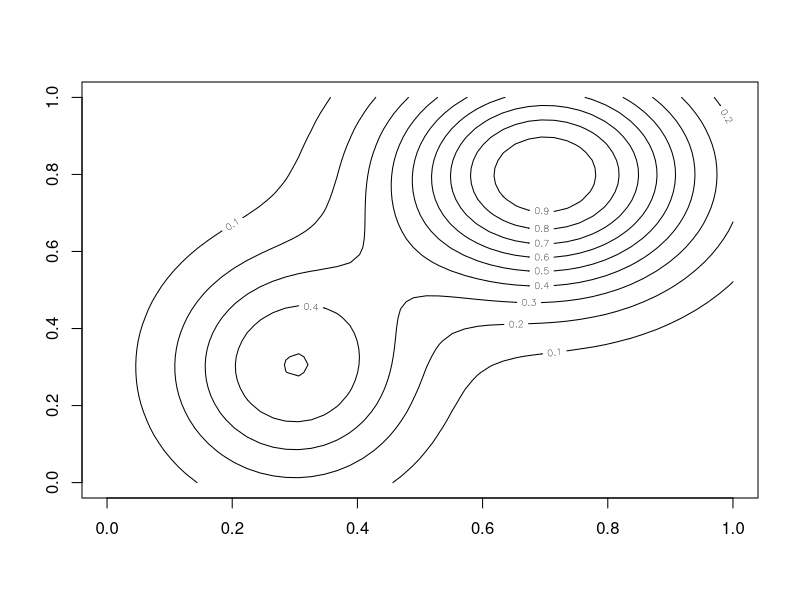
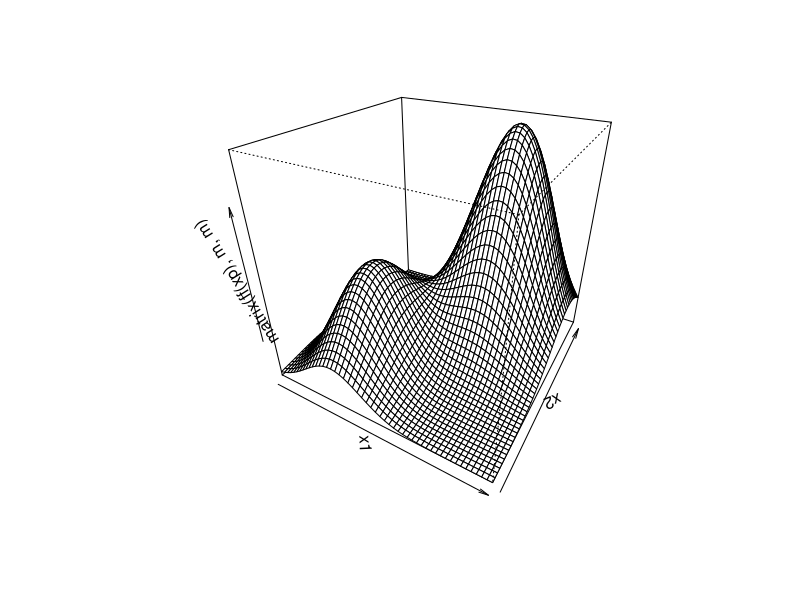

These charts were generated, in order, by the following R code:
ff <- function(x) exp(-(x[,1]-.3)^2/.2^2-(x[,2] - .3)^2/.3^2)*.5 +
exp(-(x[,1]-.7)^2/.25^2 - (x[,2] - .8 )^2/.3^2)
n <- 500
x <- matrix(runif(n*2),n,2)
y <- ff(x) + rnorm(n)*.1 ## generate example data to fit
## visualize test function ff...
m <- 50;x2 <- x1 <- seq(0,1,length=m)
xp <- cbind(rep(x1,m),rep(x2,each=m))
contour(x1,x2,matrix(ff(xp),m,m))
persp(x1,x2,matrix(ff(xp),m,m),theta=30,phi=30)